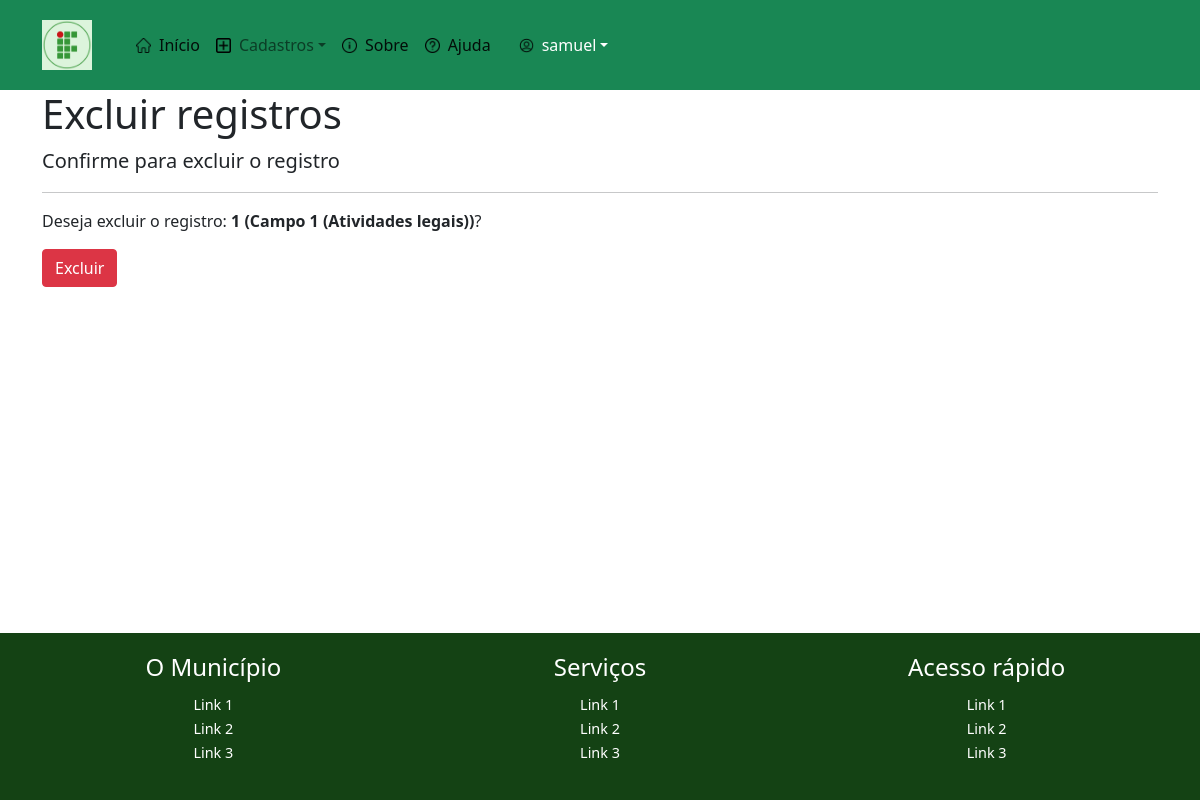
The app's page /excluir/atividade/3 (signed in), older data.
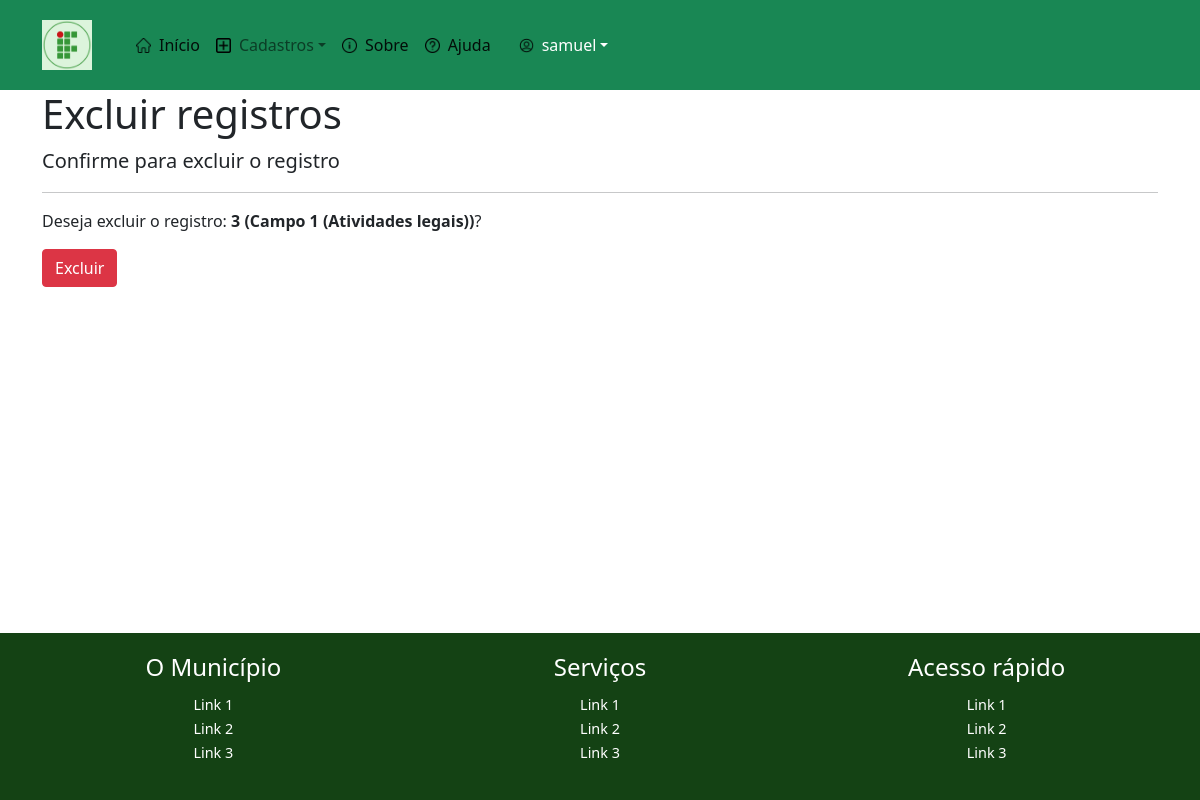
The same page, newer data.
### cadastros/models.py (models this page shows)
class Atividade(models.Model):
    numero= models.IntegerField(verbose_name="Número", unique=True)
    descricao= models.CharField(max_length=100, verbose_name="Descrição")
    pontos= models.DecimalField(decimal_places=1, max_digits=4)
    detalhes=models.CharField(max_length=50, null=True, blank=True)
    usuarios = models.ForeignKey(User, on_delete=models.PROTECT, null=True, blank=True)
    campo= models.ForeignKey(Campo, on_delete=models.PROTECT)
    def __str__(self):
        return "{} ({})".format(self.numero, self.campo)

class Campo(models.Model):
    nome = models.CharField(max_length=50, unique=True)
    descricao = models.CharField(max_length=150, verbose_name="Descrição", null=True, blank=True)
    def __str__(self):
        return "{} ({})".format(self.nome, self.descricao)

### cadastros/views.py (the view)
# urls.py: path('excluir/atividade/<int:pk>', AtividadeDelete.as_view(),name='excluir-atividade' ),
class AtividadeDelete(LoginRequiredMixin, DeleteView):
       login_url = 'login'
       model=Atividade
       template_name='cadastros/form-excluir.html'
       success_url = reverse_lazy('listar-atividades')

### cadastros/templates/cadastros/form-excluir.html (shortened to what this page needs)
{% extends 'paginas/modelo.html' %}
{% block conteúdo %}
<div class="container">
    <h1>Excluir registros</h1>
    <p class="lead">Confirme para excluir o registro</p>
<hr>
<form action="" method="POST">
    <p>Deseja excluir o registro: <strong>{{ object }}</strong>?
    </p>
    <button type="submit" class="btn btn-danger">Excluir</button>
</form>
</div>
{% endblock %}

Row changes from the older to the newer data that the page shows:
changed Atividade: numero+campo "1 (Campo 1 (Atividades legais))" → "3 (Campo 1 (Atividades legais))"
